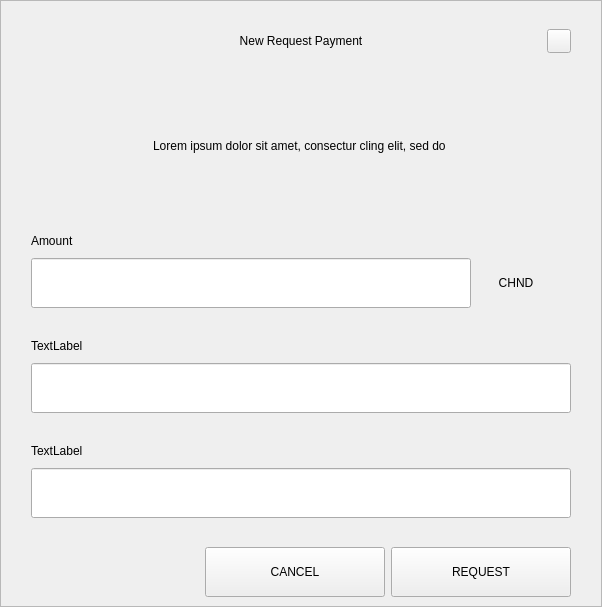
<?xml version="1.0" encoding="UTF-8"?>
<ui version="4.0">
 <class>RequestDialog</class>
 <widget class="QDialog" name="RequestDialog">
  <property name="geometry">
   <rect>
    <x>0</x>
    <y>0</y>
    <width>602</width>
    <height>607</height>
   </rect>
  </property>
  <property name="windowTitle">
   <string>Dialog</string>
  </property>
  <layout class="QVBoxLayout" name="verticalLayout_5">
   <property name="spacing">
    <number>0</number>
   </property>
   <property name="leftMargin">
    <number>0</number>
   </property>
   <property name="topMargin">
    <number>0</number>
   </property>
   <property name="rightMargin">
    <number>0</number>
   </property>
   <property name="bottomMargin">
    <number>0</number>
   </property>
   <item>
    <widget class="QFrame" name="frame">
     <property name="styleSheet">
      <string notr="true"/>
     </property>
     <property name="frameShape">
      <enum>QFrame::StyledPanel</enum>
     </property>
     <property name="frameShadow">
      <enum>QFrame::Raised</enum>
     </property>
     <layout class="QVBoxLayout" name="verticalLayout_4" stretch="1,0,0">
      <property name="spacing">
       <number>0</number>
      </property>
      <property name="leftMargin">
       <number>30</number>
      </property>
      <property name="topMargin">
       <number>20</number>
      </property>
      <property name="rightMargin">
       <number>30</number>
      </property>
      <property name="bottomMargin">
       <number>0</number>
      </property>
      <item>
       <layout class="QHBoxLayout" name="horizontalLayout_3">
        <property name="spacing">
         <number>0</number>
        </property>
        <item>
         <spacer name="horizontalSpacer_21">
          <property name="orientation">
           <enum>Qt::Horizontal</enum>
          </property>
          <property name="sizeHint" stdset="0">
           <size>
            <width>40</width>
            <height>20</height>
           </size>
          </property>
         </spacer>
        </item>
        <item>
         <widget class="QLabel" name="labelTitle">
          <property name="minimumSize">
           <size>
            <width>0</width>
            <height>40</height>
           </size>
          </property>
          <property name="maximumSize">
           <size>
            <width>16777215</width>
            <height>40</height>
           </size>
          </property>
          <property name="styleSheet">
           <string notr="true">padding-left:24px;</string>
          </property>
          <property name="text">
           <string>New Request Payment</string>
          </property>
          <property name="alignment">
           <set>Qt::AlignCenter</set>
          </property>
          <property name="margin">
           <number>7</number>
          </property>
         </widget>
        </item>
        <item>
         <spacer name="horizontalSpacer">
          <property name="orientation">
           <enum>Qt::Horizontal</enum>
          </property>
          <property name="sizeHint" stdset="0">
           <size>
            <width>40</width>
            <height>20</height>
           </size>
          </property>
         </spacer>
        </item>
        <item>
         <widget class="QPushButton" name="btnEsc">
          <property name="minimumSize">
           <size>
            <width>24</width>
            <height>24</height>
           </size>
          </property>
          <property name="maximumSize">
           <size>
            <width>24</width>
            <height>24</height>
           </size>
          </property>
          <property name="focusPolicy">
           <enum>Qt::NoFocus</enum>
          </property>
          <property name="text">
           <string/>
          </property>
         </widget>
        </item>
       </layout>
      </item>
      <item>
       <widget class="QStackedWidget" name="stack">
        <property name="minimumSize">
         <size>
          <width>540</width>
          <height>0</height>
         </size>
        </property>
        <property name="maximumSize">
         <size>
          <width>540</width>
          <height>16777215</height>
         </size>
        </property>
        <property name="currentIndex">
         <number>0</number>
        </property>
        <widget class="QWidget" name="page_1">
         <property name="minimumSize">
          <size>
           <width>540</width>
           <height>0</height>
          </size>
         </property>
         <property name="maximumSize">
          <size>
           <width>540</width>
           <height>16777215</height>
          </size>
         </property>
         <layout class="QVBoxLayout" name="layout1">
          <property name="spacing">
           <number>0</number>
          </property>
          <property name="leftMargin">
           <number>0</number>
          </property>
          <property name="topMargin">
           <number>0</number>
          </property>
          <property name="rightMargin">
           <number>0</number>
          </property>
          <property name="bottomMargin">
           <number>0</number>
          </property>
          <item>
           <spacer name="verticalSpacer_21">
            <property name="orientation">
             <enum>Qt::Vertical</enum>
            </property>
            <property name="sizeType">
             <enum>QSizePolicy::Fixed</enum>
            </property>
            <property name="sizeHint" stdset="0">
             <size>
              <width>20</width>
              <height>30</height>
             </size>
            </property>
           </spacer>
          </item>
          <item alignment="Qt::AlignHCenter">
           <widget class="QLabel" name="labelMessage">
            <property name="minimumSize">
             <size>
              <width>400</width>
              <height>50</height>
             </size>
            </property>
            <property name="text">
             <string>Lorem ipsum dolor sit amet, consectur cling elit, sed do </string>
            </property>
            <property name="alignment">
             <set>Qt::AlignCenter</set>
            </property>
            <property name="wordWrap">
             <bool>true</bool>
            </property>
           </widget>
          </item>
          <item alignment="Qt::AlignBottom">
           <widget class="QWidget" name="containerAmount" native="true">
            <layout class="QVBoxLayout" name="verticalLayout">
             <property name="spacing">
              <number>9</number>
             </property>
             <property name="leftMargin">
              <number>0</number>
             </property>
             <property name="topMargin">
              <number>0</number>
             </property>
             <property name="rightMargin">
              <number>0</number>
             </property>
             <property name="bottomMargin">
              <number>0</number>
             </property>
             <item>
              <widget class="QLabel" name="labelSubtitleAmount">
               <property name="minimumSize">
                <size>
                 <width>350</width>
                 <height>16</height>
                </size>
               </property>
               <property name="maximumSize">
                <size>
                 <width>16777215</width>
                 <height>16</height>
                </size>
               </property>
               <property name="text">
                <string>Amount</string>
               </property>
              </widget>
             </item>
             <item alignment="Qt::AlignTop">
              <widget class="QWidget" name="layoutAmount" native="true">
               <layout class="QHBoxLayout" name="horizontalLayout" stretch="2,0">
                <property name="spacing">
                 <number>0</number>
                </property>
                <property name="leftMargin">
                 <number>0</number>
                </property>
                <property name="topMargin">
                 <number>0</number>
                </property>
                <property name="rightMargin">
                 <number>0</number>
                </property>
                <property name="bottomMargin">
                 <number>0</number>
                </property>
                <item>
                 <widget class="QLineEdit" name="lineEditAmount">
                  <property name="minimumSize">
                   <size>
                    <width>0</width>
                    <height>50</height>
                   </size>
                  </property>
                  <property name="maximumSize">
                   <size>
                    <width>16777215</width>
                    <height>50</height>
                   </size>
                  </property>
                 </widget>
                </item>
                <item>
                 <widget class="QWidget" name="comboContainer" native="true">
                  <property name="minimumSize">
                   <size>
                    <width>100</width>
                    <height>50</height>
                   </size>
                  </property>
                  <property name="maximumSize">
                   <size>
                    <width>16777215</width>
                    <height>50</height>
                   </size>
                  </property>
                  <layout class="QHBoxLayout" name="horizontalLayout_31">
                   <property name="spacing">
                    <number>0</number>
                   </property>
                   <property name="leftMargin">
                    <number>0</number>
                   </property>
                   <property name="topMargin">
                    <number>0</number>
                   </property>
                   <property name="rightMargin">
                    <number>10</number>
                   </property>
                   <property name="bottomMargin">
                    <number>0</number>
                   </property>
                   <item>
                    <widget class="QLabel" name="comboBoxCoin">
                     <property name="text">
                      <string>CHND</string>
                     </property>
                     <property name="alignment">
                      <set>Qt::AlignCenter</set>
                     </property>
                    </widget>
                   </item>
                  </layout>
                 </widget>
                </item>
               </layout>
              </widget>
             </item>
            </layout>
           </widget>
          </item>
          <item>
           <spacer name="verticalSpacer_31">
            <property name="orientation">
             <enum>Qt::Vertical</enum>
            </property>
            <property name="sizeType">
             <enum>QSizePolicy::Fixed</enum>
            </property>
            <property name="sizeHint" stdset="0">
             <size>
              <width>20</width>
              <height>30</height>
             </size>
            </property>
           </spacer>
          </item>
          <item>
           <layout class="QVBoxLayout" name="verticalLayoutLabel">
            <property name="spacing">
             <number>9</number>
            </property>
            <item>
             <widget class="QLabel" name="labelSubtitleLabel">
              <property name="minimumSize">
               <size>
                <width>0</width>
                <height>16</height>
               </size>
              </property>
              <property name="maximumSize">
               <size>
                <width>16777215</width>
                <height>16</height>
               </size>
              </property>
              <property name="text">
               <string>TextLabel</string>
              </property>
             </widget>
            </item>
            <item>
             <widget class="QLineEdit" name="lineEditLabel">
              <property name="minimumSize">
               <size>
                <width>0</width>
                <height>50</height>
               </size>
              </property>
              <property name="maximumSize">
               <size>
                <width>16777215</width>
                <height>50</height>
               </size>
              </property>
             </widget>
            </item>
           </layout>
          </item>
          <item>
           <spacer name="verticalSpacer_34">
            <property name="orientation">
             <enum>Qt::Vertical</enum>
            </property>
            <property name="sizeType">
             <enum>QSizePolicy::Fixed</enum>
            </property>
            <property name="sizeHint" stdset="0">
             <size>
              <width>20</width>
              <height>30</height>
             </size>
            </property>
           </spacer>
          </item>
          <item>
           <layout class="QVBoxLayout" name="verticalLayoutDescription">
            <property name="spacing">
             <number>9</number>
            </property>
            <item>
             <widget class="QLabel" name="labelSubtitleDescription">
              <property name="minimumSize">
               <size>
                <width>0</width>
                <height>16</height>
               </size>
              </property>
              <property name="maximumSize">
               <size>
                <width>16777215</width>
                <height>16</height>
               </size>
              </property>
              <property name="text">
               <string>TextLabel</string>
              </property>
             </widget>
            </item>
            <item>
             <widget class="QLineEdit" name="lineEditDescription">
              <property name="minimumSize">
               <size>
                <width>0</width>
                <height>50</height>
               </size>
              </property>
              <property name="maximumSize">
               <size>
                <width>16777215</width>
                <height>50</height>
               </size>
              </property>
             </widget>
            </item>
            <item>
             <spacer name="verticalSpacer_4">
              <property name="orientation">
               <enum>Qt::Vertical</enum>
              </property>
              <property name="sizeType">
               <enum>QSizePolicy::Fixed</enum>
              </property>
              <property name="sizeHint" stdset="0">
               <size>
                <width>20</width>
                <height>20</height>
               </size>
              </property>
             </spacer>
            </item>
           </layout>
          </item>
         </layout>
        </widget>
        <widget class="QWidget" name="page_2">
         <layout class="QVBoxLayout" name="layout2">
          <item>
           <spacer name="verticalSpacer_5">
            <property name="orientation">
             <enum>Qt::Vertical</enum>
            </property>
            <property name="sizeType">
             <enum>QSizePolicy::Fixed</enum>
            </property>
            <property name="sizeHint" stdset="0">
             <size>
              <width>20</width>
              <height>50</height>
             </size>
            </property>
           </spacer>
          </item>
          <item alignment="Qt::AlignHCenter">
           <widget class="QLabel" name="labelQrImg">
            <property name="minimumSize">
             <size>
              <width>260</width>
              <height>260</height>
             </size>
            </property>
            <property name="maximumSize">
             <size>
              <width>260</width>
              <height>260</height>
             </size>
            </property>
            <property name="text">
             <string/>
            </property>
            <property name="alignment">
             <set>Qt::AlignCenter</set>
            </property>
           </widget>
          </item>
          <item>
           <spacer name="verticalSpacer_2">
            <property name="orientation">
             <enum>Qt::Vertical</enum>
            </property>
            <property name="sizeType">
             <enum>QSizePolicy::Fixed</enum>
            </property>
            <property name="sizeHint" stdset="0">
             <size>
              <width>20</width>
              <height>30</height>
             </size>
            </property>
           </spacer>
          </item>
          <item alignment="Qt::AlignHCenter">
           <widget class="QLabel" name="labelAddress">
            <property name="text">
             <string>ZmkEBAFKzay6fMaYp3ZBJGSDXCNaa9DjwD </string>
            </property>
           </widget>
          </item>
          <item>
           <spacer name="verticalSpacer_32">
            <property name="orientation">
             <enum>Qt::Vertical</enum>
            </property>
            <property name="sizeType">
             <enum>QSizePolicy::Expanding</enum>
            </property>
            <property name="sizeHint" stdset="0">
             <size>
              <width>20</width>
              <height>20</height>
             </size>
            </property>
           </spacer>
          </item>
          <item>
           <layout class="QHBoxLayout" name="horizontal">
            <property name="leftMargin">
             <number>20</number>
            </property>
            <property name="rightMargin">
             <number>20</number>
            </property>
            <property name="bottomMargin">
             <number>20</number>
            </property>
            <item>
             <spacer name="horizontalSpacer_4">
              <property name="orientation">
               <enum>Qt::Horizontal</enum>
              </property>
              <property name="sizeHint" stdset="0">
               <size>
                <width>40</width>
                <height>20</height>
               </size>
              </property>
             </spacer>
            </item>
            <item>
             <widget class="QPushButton" name="btnCopyAddress">
              <property name="minimumSize">
               <size>
                <width>180</width>
                <height>50</height>
               </size>
              </property>
              <property name="text">
               <string>COPY ADDRESS</string>
              </property>
             </widget>
            </item>
            <item>
             <widget class="QPushButton" name="btnCopyUrl">
              <property name="minimumSize">
               <size>
                <width>180</width>
                <height>50</height>
               </size>
              </property>
              <property name="text">
               <string>COPY URL</string>
              </property>
             </widget>
            </item>
            <item>
             <spacer name="horizontalSpacer_2">
              <property name="orientation">
               <enum>Qt::Horizontal</enum>
              </property>
              <property name="sizeHint" stdset="0">
               <size>
                <width>40</width>
                <height>20</height>
               </size>
              </property>
             </spacer>
            </item>
           </layout>
          </item>
         </layout>
        </widget>
       </widget>
      </item>
      <item>
       <widget class="QWidget" name="buttonsStack" native="true">
        <layout class="QHBoxLayout" name="horizontalLayout_5">
         <property name="leftMargin">
          <number>20</number>
         </property>
         <property name="rightMargin">
          <number>0</number>
         </property>
         <item>
          <spacer name="horizontalSpacer_41">
           <property name="orientation">
            <enum>Qt::Horizontal</enum>
           </property>
           <property name="sizeHint" stdset="0">
            <size>
             <width>40</width>
             <height>20</height>
            </size>
           </property>
          </spacer>
         </item>
         <item>
          <widget class="QPushButton" name="btnCancel">
           <property name="minimumSize">
            <size>
             <width>180</width>
             <height>50</height>
            </size>
           </property>
           <property name="focusPolicy">
            <enum>Qt::NoFocus</enum>
           </property>
           <property name="text">
            <string>CANCEL</string>
           </property>
          </widget>
         </item>
         <item>
          <widget class="QPushButton" name="btnSave">
           <property name="minimumSize">
            <size>
             <width>180</width>
             <height>50</height>
            </size>
           </property>
           <property name="focusPolicy">
            <enum>Qt::NoFocus</enum>
           </property>
           <property name="text">
            <string>REQUEST</string>
           </property>
          </widget>
         </item>
        </layout>
       </widget>
      </item>
     </layout>
    </widget>
   </item>
  </layout>
 </widget>
 <resources/>
 <connections/>
</ui>
